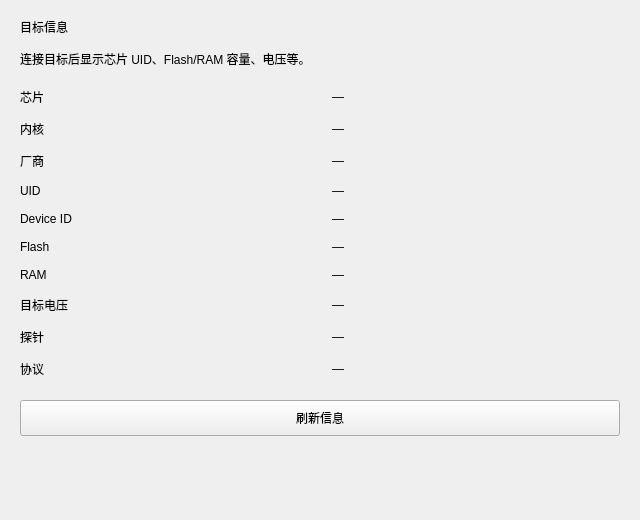
<?xml version="1.0" encoding="UTF-8"?>
<ui version="4.0">
 <class>TargetInfoPanel</class>
 <widget class="QFrame" name="TargetInfoPanel">
  <property name="geometry">
   <rect>
    <x>0</x>
    <y>0</y>
    <width>640</width>
    <height>520</height>
   </rect>
  </property>
  <layout class="QVBoxLayout" name="rootLayout">
   <property name="leftMargin">
    <number>20</number>
   </property>
   <property name="topMargin">
    <number>18</number>
   </property>
   <property name="rightMargin">
    <number>20</number>
   </property>
   <property name="bottomMargin">
    <number>18</number>
   </property>
   <property name="spacing">
    <number>14</number>
   </property>
   <item>
    <widget class="QLabel" name="panelTitle">
     <property name="text">
      <string>目标信息</string>
     </property>
    </widget>
   </item>
   <item>
    <widget class="QLabel" name="hintLabel">
     <property name="text">
      <string>连接目标后显示芯片 UID、Flash/RAM 容量、电压等。</string>
     </property>
     <property name="wordWrap">
      <bool>true</bool>
     </property>
    </widget>
   </item>
   <item>
    <spacer name="spTop">
     <property name="orientation">
      <enum>Qt::Vertical</enum>
     </property>
     <property name="sizeType">
      <enum>QSizePolicy::Fixed</enum>
     </property>
     <property name="sizeHint" stdset="0">
      <size>
       <width>0</width>
       <height>6</height>
      </size>
     </property>
    </spacer>
   </item>
   <item>
    <layout class="QGridLayout" name="infoGrid">
     <property name="horizontalSpacing">
      <number>24</number>
     </property>
     <property name="verticalSpacing">
      <number>14</number>
     </property>
     <item row="0" column="0">
      <widget class="QLabel" name="keyTarget">
       <property name="text">
        <string>芯片</string>
       </property>
      </widget>
     </item>
     <item row="0" column="1">
      <widget class="QLabel" name="valTarget">
       <property name="text">
        <string>—</string>
       </property>
      </widget>
     </item>
     <item row="1" column="0">
      <widget class="QLabel" name="keyCpu">
       <property name="text">
        <string>内核</string>
       </property>
      </widget>
     </item>
     <item row="1" column="1">
      <widget class="QLabel" name="valCpu">
       <property name="text">
        <string>—</string>
       </property>
      </widget>
     </item>
     <item row="2" column="0">
      <widget class="QLabel" name="keyVendor">
       <property name="text">
        <string>厂商</string>
       </property>
      </widget>
     </item>
     <item row="2" column="1">
      <widget class="QLabel" name="valVendor">
       <property name="text">
        <string>—</string>
       </property>
      </widget>
     </item>
     <item row="3" column="0">
      <widget class="QLabel" name="keyUid">
       <property name="text">
        <string>UID</string>
       </property>
      </widget>
     </item>
     <item row="3" column="1">
      <widget class="QLabel" name="valUid">
       <property name="text">
        <string>—</string>
       </property>
      </widget>
     </item>
     <item row="4" column="0">
      <widget class="QLabel" name="keyDevId">
       <property name="text">
        <string>Device ID</string>
       </property>
      </widget>
     </item>
     <item row="4" column="1">
      <widget class="QLabel" name="valDevId">
       <property name="text">
        <string>—</string>
       </property>
      </widget>
     </item>
     <item row="5" column="0">
      <widget class="QLabel" name="keyFlash">
       <property name="text">
        <string>Flash</string>
       </property>
      </widget>
     </item>
     <item row="5" column="1">
      <widget class="QLabel" name="valFlash">
       <property name="text">
        <string>—</string>
       </property>
      </widget>
     </item>
     <item row="6" column="0">
      <widget class="QLabel" name="keyRam">
       <property name="text">
        <string>RAM</string>
       </property>
      </widget>
     </item>
     <item row="6" column="1">
      <widget class="QLabel" name="valRam">
       <property name="text">
        <string>—</string>
       </property>
      </widget>
     </item>
     <item row="7" column="0">
      <widget class="QLabel" name="keyVolt">
       <property name="text">
        <string>目标电压</string>
       </property>
      </widget>
     </item>
     <item row="7" column="1">
      <widget class="QLabel" name="valVolt">
       <property name="text">
        <string>—</string>
       </property>
      </widget>
     </item>
     <item row="8" column="0">
      <widget class="QLabel" name="keyProbe">
       <property name="text">
        <string>探针</string>
       </property>
      </widget>
     </item>
     <item row="8" column="1">
      <widget class="QLabel" name="valProbe">
       <property name="text">
        <string>—</string>
       </property>
      </widget>
     </item>
     <item row="9" column="0">
      <widget class="QLabel" name="keyWire">
       <property name="text">
        <string>协议</string>
       </property>
      </widget>
     </item>
     <item row="9" column="1">
      <widget class="QLabel" name="valWire">
       <property name="text">
        <string>—</string>
       </property>
      </widget>
     </item>
    </layout>
   </item>
   <item>
    <spacer name="spMid">
     <property name="orientation">
      <enum>Qt::Vertical</enum>
     </property>
     <property name="sizeType">
      <enum>QSizePolicy::Fixed</enum>
     </property>
     <property name="sizeHint" stdset="0">
      <size>
       <width>0</width>
       <height>8</height>
      </size>
     </property>
    </spacer>
   </item>
   <item>
    <widget class="QPushButton" name="refreshBtn">
     <property name="minimumSize">
      <size>
       <width>0</width>
       <height>36</height>
      </size>
     </property>
     <property name="text">
      <string>刷新信息</string>
     </property>
    </widget>
   </item>
   <item>
    <spacer name="bottomSpacer">
     <property name="orientation">
      <enum>Qt::Vertical</enum>
     </property>
     <property name="sizeHint" stdset="0">
      <size>
       <width>0</width>
       <height>20</height>
      </size>
     </property>
    </spacer>
   </item>
  </layout>
 </widget>
 <resources/>
 <connections/>
</ui>
